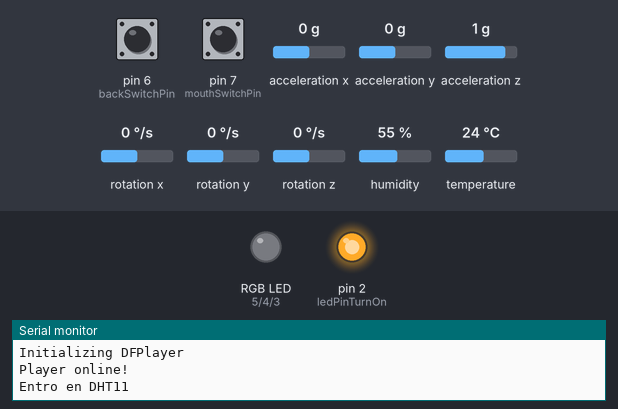
A sketch run on a simulated Arduino Uno, built with avr-gcc and run on an emulated ATmega328P. Parts: an RGB LED mixed from three pins (HIGH = lit), output pins drawn as LEDs (lit = HIGH), the last lines printed to the serial monitor. Wiring (inferred from the names in the program): MPU-6050 motion sensor at I2C address 0x68. Inputs (shaded band) come from the test bench; at power-on: pin 6 (backSwitchPin) LOW, pin 7 (mouthSwitchPin) LOW, acceleration x 0 g, acceleration y 0 g, acceleration z 1 g, rotation x 0 °/s, rotation y 0 °/s, rotation z 0 °/s, humidity 55 %, temperature 24 °C. Random numbers use the default seed unless the sketch sets one; the audio player accepts every command and is not drawn.

Above: at 1.7 s.
1.8 s: pin 6 (backSwitchPin) pulled HIGH for 1.8 s
At 8.8 s:
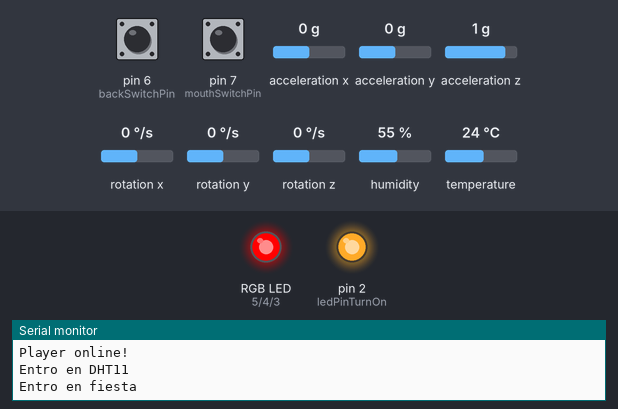
At 10.4 s:
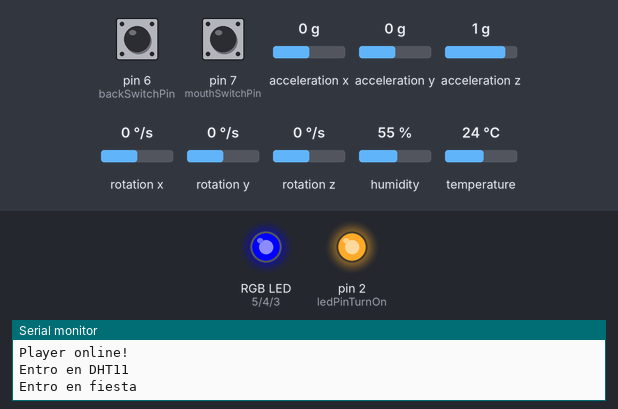
34.4 s: pin 6 (backSwitchPin) pulled HIGH for 3.2 s
At 42.8 s:
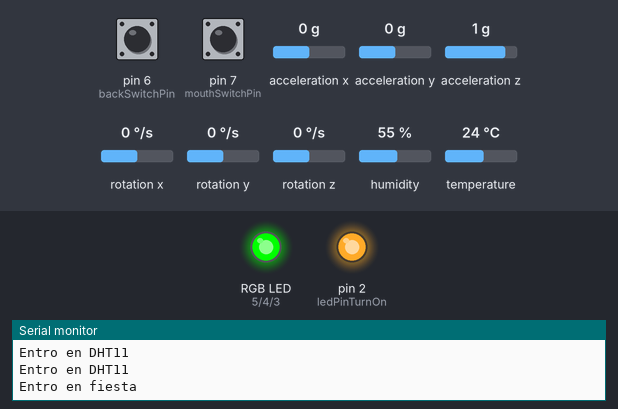
Timing chart, 0 to 45.2 s (numbered marks = the images above; inputs shaded):
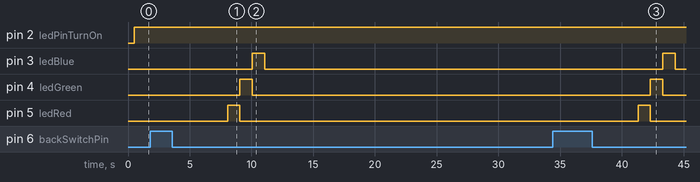

The sketch:

Codigo_MiFurby.ino.ino
```cpp
#include <DHT.h>
#include "Wire.h"
#include "SoftwareSerial.h"
#include "DFRobotDFPlayerMini.h"

const int ledPinTurnOn =  2;
int ledRed= 5;
int ledGreen = 4;
int ledBlue = 3;
int ledStateOn = HIGH;
int backSwitchPin = 6;
int mouthSwitchPin = 7;
int readingBack;
int readingMouth;
double previous_ax = 0;
double previous_ay = 0;
double previous_az = 0;
double previous_gx = 0;
double previous_gy = 0;
double previous_gz = 0;
bool isCold = false;
bool isHot = false;

//sensor DHT11
#define DHTPIN 8 // Definimos el pin digital donde se conecta el sensor
#define DHTTYPE DHT11 // Dependiendo del tipo de sensor
DHT dht(DHTPIN, DHTTYPE);// Inicializamos el sensor DHT11

//GY-521 giroscope MPU-6050
const int MPU_ADDR = 0x68; // I2C address of the MPU-6050. If AD0 pin is set to HIGH, the I2C address will be 0x69.
int16_t accelerometer_x, accelerometer_y, accelerometer_z; // variables for accelerometer raw data
int16_t gyro_x, gyro_y, gyro_z; // variables for gyro raw data
int16_t temperature; // variables for temperature data
char tmp_str[7]; // temporary variable used in convert function
char* convert_int16_to_str(int16_t i) { // converts int16 to string. Moreover, resulting strings will have the same length in the debug monitor.
  sprintf(tmp_str, "%6d", i);
  return tmp_str;
}

//mp3 player
SoftwareSerial mySoftwareSerial(10, 11);
DFRobotDFPlayerMini myDFPlayer;

void setup() {
    Serial.begin(9600);

    pinMode(ledPinTurnOn, OUTPUT);
    pinMode(ledRed, OUTPUT);
    pinMode(ledGreen, OUTPUT);
    pinMode(ledBlue, OUTPUT);
    pinMode(backSwitchPin, INPUT);
    pinMode(mouthSwitchPin, INPUT);

    dht.begin();

    Wire.begin();
    Wire.beginTransmission(MPU_ADDR); // Begins a transmission to the I2C slave (GY-521 board)
    Wire.write(0x6B); // PWR_MGMT_1 register
    Wire.write(0); // set to zero (wakes up the MPU-6050)
    Wire.endTransmission(true);

    mySoftwareSerial.begin(9600);
    Serial.println("Initializing DFPlayer");

     while(!myDFPlayer.begin(mySoftwareSerial)){ Serial.println("Not Connected!"); }
    Serial.println("Player online!");

    myDFPlayer.setTimeOut(500);
    myDFPlayer.volume(20);
    myDFPlayer.EQ(DFPLAYER_EQ_NORMAL);
    myDFPlayer.outputDevice(DFPLAYER_DEVICE_SD);

}

void loop() {
 turnOnLed();
 readingBack = digitalRead(backSwitchPin);
 readingMouth = digitalRead(mouthSwitchPin);
 if(readingBack == HIGH){
    party();
 } else if(readingMouth == HIGH){
    eating();
 }  else {
    temperatureHumidityListen();
 }
}

void turnOnLed() {
  digitalWrite(ledPinTurnOn, ledStateOn);
}

void party(){
  Serial.println("Entro en fiesta");
  speakText(1);
  RGB_color(255, 0, 0);
  delay(1000);
  RGB_color(0, 255, 0);
  delay(1000);
  RGB_color(0, 0, 255);
  delay(1000);
  RGB_color(0, 0, 0);
}

void RGB_color(int redValue, int greenValue, int blueValue){
  analogWrite(ledRed, redValue);
  analogWrite(ledGreen, greenValue);
  analogWrite(ledBlue, blueValue);
}

void speakText(int audioToPlay){
  myDFPlayer.playMp3Folder(audioToPlay);
  delay(6000);
  myDFPlayer.stop();
}

void eating(){
  Serial.println("Entro en comiendo");
  long randomNumber = random(1,4);
  if(randomNumber == 3 ){
     speakText(2);
     Serial.println("¡Ag no gusta!");
   }
  else {
     speakText(3);
     Serial.println("¡umm, que rico!");
  }
}


void temperatureHumidityListen(){
  Serial.println("Entro en DHT11");
  delay(500);

  // Leemos la humedad relativa
  float h = dht.readHumidity();
  // Leemos la temperatura en grados centígrados (por defecto)
  float t = dht.readTemperature();
  // Leemos la temperatura en grados Fahrenheit
  float f = dht.readTemperature(true);

  // Comprobamos si ha habido algún error en la lectura
  if (isnan(h) || isnan(t) || isnan(f)) {
    Serial.println("Error obteniendo los datos del sensor DHT11");
    return;
  }

  // Calcular el índice de calor en grados centígrados
  float hic = dht.computeHeatIndex(t, h, false);

  if((t < 18 || hic < 19.6) && !isCold)
  {
    isHot = false;
    isCold = true;
    speakText(4);
    Serial.println("¡Abrazame, que hace frio!");

  }
  else if ((t > 25 || hic > 24) && !isHot)
  {
    isHot = true;
    isCold = false;

    speakText(5);
    Serial.println("¡Que calor! Abanícame");
  }
  else
  {
    claimAttention();
  }

}

void claimAttention(){
    long randomNumber = random(1,20);
    switch (randomNumber) {
    case 1:
      speakText(6);
      Serial.println("Guau hambre Guau");
      break;
    case 2:
      speakText(7);
      Serial.println("Guau aburrido Guau");
      break;
    default:
      giroscopeListen();
    }
}

void giroscopeListen(){
  Wire.beginTransmission(MPU_ADDR);
  Wire.write(0x3B); // starting with register 0x3B (ACCEL_XOUT_H) [MPU-6000 and MPU-6050 Register Map and Descriptions Revision 4.2, p.40]
  Wire.endTransmission(false); // the parameter indicates that the Arduino will send a restart. As a result, the connection is kept active.
  Wire.requestFrom(MPU_ADDR, 7*2, true); // request a total of 7*2=14 registers

  accelerometer_x = Wire.read()<<8 | Wire.read(); // reading registers: 0x3B (ACCEL_XOUT_H) and 0x3C (ACCEL_XOUT_L)
  accelerometer_y = Wire.read()<<8 | Wire.read(); // reading registers: 0x3D (ACCEL_YOUT_H) and 0x3E (ACCEL_YOUT_L)
  accelerometer_z = Wire.read()<<8 | Wire.read(); // reading registers: 0x3F (ACCEL_ZOUT_H) and 0x40 (ACCEL_ZOUT_L)
  gyro_x = Wire.read()<<8 | Wire.read(); // reading registers: 0x43 (GYRO_XOUT_H) and 0x44 (GYRO_XOUT_L)
  gyro_y = Wire.read()<<8 | Wire.read(); // reading registers: 0x45 (GYRO_YOUT_H) and 0x46 (GYRO_YOUT_L)
  gyro_z = Wire.read()<<8 | Wire.read(); // reading registers: 0x47 (GYRO_ZOUT_H) and 0x48 (GYRO_ZOUT_L)

  int differenceGx = previous_gx - (int) gyro_x;
  bool isGxdifferent = previous_gx != 0 && previous_gx != (int) gyro_x && differenceGx  > 100;
  int differenceGy = previous_gy - (int) gyro_y;
  bool isGydifferent = previous_gy != 0 && previous_gy != (int) gyro_y && differenceGy  > 100;
  int differenceGz = previous_gz - (int) gyro_z;
  bool isGzdifferent = previous_gz != 0 && previous_gz != (int) gyro_z && differenceGz  > 100;

  if(isGxdifferent || isGydifferent || isGzdifferent){
     speakText(8);
     Serial.println("Divertido, ¡otra vez!");
  }
  previous_gx = (int) gyro_x;
  previous_gy = (int) gyro_y;
  previous_gz = (int) gyro_z;

  delay(1000);
}
```

Measured:
- after the input at 1.8 s, pin 3 (ledBlue): LOW → HIGH after 8.3 s, → LOW 1.0 s later; pin 4 (ledGreen): LOW → HIGH after 7.3 s, → LOW 1.0 s later; pin 5 (ledRed): LOW → HIGH after 6.3 s, → LOW 1.0 s later
- after the input at 34.4 s, pin 3 (ledBlue): LOW → HIGH after 8.9 s, → LOW 1.0 s later; pin 4 (ledGreen): LOW → HIGH after 7.9 s, → LOW 1.0 s later; pin 5 (ledRed): LOW → HIGH after 6.9 s, → LOW 1.0 s later
